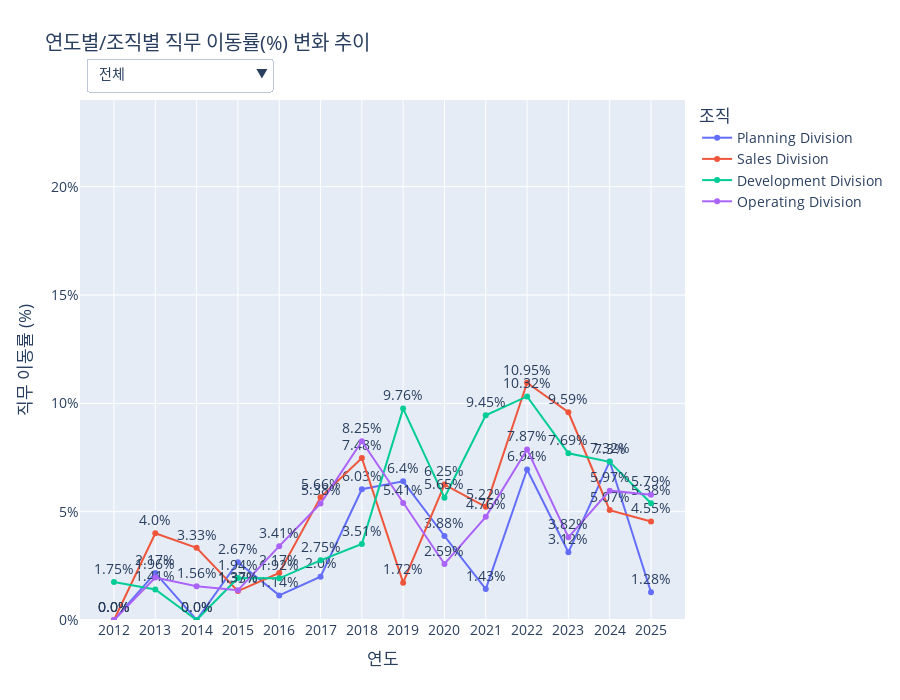

The cell this chart's notebook holds for it:
### Code cell
import pandas as pd
import numpy as np
import plotly.graph_objects as go
import plotly.io as pio
import plotly.express as px
import datetime

# --- 1. 데이터 임포트 ---
from services.tables.HR_Core.job_info_table import job_info_df
from services.tables.HR_Core.basic_info_table import emp_df
from services.tables.HR_Core.department_info_table import department_info_df
from services.tables.HR_Core.department_table import (
    dept_level_map, parent_map_dept, dept_name_map,
    division_order, office_order
)
from services.helpers.utils import find_parents

def create_figure():
    """
    제안 9: 조직 활력도 진단 (연도별 직무 이동률) 그래프를 생성합니다.
    """
    # --- 2. 데이터 준비 및 가공 ---
    job_changes = job_info_df.copy()
    job_changes = pd.merge(job_changes, emp_df[['EMP_ID', 'IN_DATE']], on='EMP_ID', how='left')
    job_changes = job_changes[job_changes['JOB_APP_START_DATE'] > job_changes['IN_DATE']]
    job_changes['YEAR'] = job_changes['JOB_APP_START_DATE'].dt.year

    dept_info_sorted = department_info_df.sort_values(['DEP_APP_START_DATE', 'EMP_ID'])
    job_changes_with_dept = pd.merge_asof(
        job_changes.sort_values('JOB_APP_START_DATE'),
        dept_info_sorted[['EMP_ID', 'DEP_APP_START_DATE', 'DEP_ID']],
        left_on='JOB_APP_START_DATE', right_on='DEP_APP_START_DATE', by='EMP_ID', direction='backward'
    )
    parent_info = job_changes_with_dept['DEP_ID'].apply(lambda x: find_parents(x, dept_level_map, parent_map_dept, dept_name_map))
    job_changes_with_dept = pd.concat([job_changes_with_dept, parent_info], axis=1)
    job_changes_with_dept = job_changes_with_dept.dropna(subset=['DIVISION_NAME', 'OFFICE_NAME'])

    analysis_records = []
    all_years = sorted(job_changes_with_dept['YEAR'].unique())
    for year in all_years:
        year_start, year_end = pd.to_datetime(f'{year}-01-01'), pd.to_datetime(f'{year}-12-31')

        active_in_year = emp_df[(emp_df['IN_DATE'] <= year_end) & (emp_df['OUT_DATE'].isnull() | (emp_df['OUT_DATE'] >= year_start))]
        active_dept = pd.merge_asof(
            active_in_year[['EMP_ID', 'IN_DATE']].sort_values('IN_DATE'),
            department_info_df.sort_values('DEP_APP_START_DATE'),
            left_on='IN_DATE', right_on='DEP_APP_START_DATE', by='EMP_ID', direction='backward'
        )
        parent_info_active = active_dept['DEP_ID'].apply(lambda x: find_parents(x, dept_level_map, parent_map_dept, dept_name_map))
        active_dept = pd.concat([active_dept, parent_info_active], axis=1)
        active_dept = active_dept.dropna(subset=['DIVISION_NAME', 'OFFICE_NAME'])

        headcount_div = active_dept.groupby('DIVISION_NAME', observed=False).size()
        headcount_office = active_dept.groupby(['DIVISION_NAME', 'OFFICE_NAME'], observed=False).size()

        changes_in_year = job_changes_with_dept[job_changes_with_dept['YEAR'] == year]
        changes_div = changes_in_year.groupby('DIVISION_NAME', observed=False).size()
        changes_office = changes_in_year.groupby(['DIVISION_NAME', 'OFFICE_NAME'], observed=False).size()

        for div_name, count in headcount_div.items():
            change_count = changes_div.get(div_name, 0)
            rate = (change_count / count) * 100 if count > 0 else 0
            analysis_records.append({'YEAR': year, 'GROUP_TYPE': 'DIVISION', 'GROUP_NAME': div_name, 'MOBILITY_RATE': rate})

        for (div_name, office_name), count in headcount_office.items():
            change_count = changes_office.get((div_name, office_name), 0)
            rate = (change_count / count) * 100 if count > 0 else 0
            analysis_records.append({'YEAR': year, 'GROUP_TYPE': 'OFFICE', 'DIVISION_NAME': div_name, 'GROUP_NAME': office_name, 'MOBILITY_RATE': rate})

    analysis_df = pd.DataFrame(analysis_records)

    div_df = analysis_df[analysis_df['GROUP_TYPE'] == 'DIVISION'].copy()
    office_df = analysis_df[analysis_df['GROUP_TYPE'] == 'OFFICE'].copy()

    div_df['GROUP_NAME'] = pd.Categorical(div_df['GROUP_NAME'], categories=division_order, ordered=True)
    office_df['DIVISION_NAME'] = pd.Categorical(office_df['DIVISION_NAME'], categories=division_order, ordered=True)
    office_df['GROUP_NAME'] = pd.Categorical(office_df['GROUP_NAME'], categories=office_order, ordered=True)

    # --- 3. Plotly 인터랙티브 그래프 생성 ---
    y_max = analysis_df['MOBILITY_RATE'].max() if not analysis_df.empty else 0
    fixed_y_range = [0, y_max * 1.2]

    fig = go.Figure()
    colors = px.colors.qualitative.Plotly
    
    for i, div_name in enumerate(division_order):
        df_filtered = div_df[div_df['GROUP_NAME'] == div_name].sort_values('YEAR')
        if not df_filtered.empty:
            fig.add_trace(go.Scatter(x=df_filtered['YEAR'], y=df_filtered['MOBILITY_RATE'], mode='lines+markers+text', name=div_name,
                                     line=dict(color=colors[i]), text=df_filtered['MOBILITY_RATE'].round(2).astype(str) + '%', textposition='top center'))
    
    office_traces_map = {}
    trace_idx_counter = len(fig.data)
    for div_name in division_order:
        office_div_df = office_df[office_df['DIVISION_NAME'] == div_name]
        
        # --- 수정된 부분: office_order를 기준으로 순서 정렬 ---
        offices_in_div_sorted = [o for o in office_order if o in office_div_df['GROUP_NAME'].unique()]
        # --- 수정 완료 ---
        
        office_traces_map[div_name] = []
        for j, office_name in enumerate(offices_in_div_sorted):
            df_filtered = office_div_df[office_div_df['GROUP_NAME'] == office_name].sort_values('YEAR')
            if not df_filtered.empty:
                fig.add_trace(go.Scatter(x=df_filtered['YEAR'], y=df_filtered['MOBILITY_RATE'], mode='lines+markers+text', name=office_name, visible=False,
                                         line=dict(color=colors[j % len(colors)]), text=df_filtered['MOBILITY_RATE'].round(2).astype(str) + '%', textposition='top center'))
                office_traces_map[div_name].append(trace_idx_counter)
                trace_idx_counter += 1
    
    buttons = [dict(label='전체', method='update', args=[{'visible': [True]*len(division_order) + [False]*(len(fig.data)-len(division_order))}])]
    for div_name in division_order:
        visibility_mask = [False] * len(fig.data)
        for trace_idx in office_traces_map.get(div_name, []):
            visibility_mask[trace_idx] = True
        buttons.append(dict(label=f'{div_name}', method='update', args=[{'visible': visibility_mask}]))
    
    fig.update_layout(
        updatemenus=[dict(active=0, buttons=buttons, direction="down", pad={"r": 10, "t": 10}, showactive=True, x=0.01, xanchor="left", y=1.1, yanchor="top")],
        title_text='연도별/조직별 직무 이동률(%) 변화 추이',
        xaxis_title='연도', yaxis_title='직무 이동률 (%)',
        font_size=14, height=700,
        legend_title_text='조직',
        xaxis=dict(type='category'), 
        yaxis=dict(ticksuffix="%", range=fixed_y_range)
    )
    
    return fig

# 이 파일을 직접 실행할 경우 그래프를 생성하여 보여줍니다.
pio.renderers.default = 'vscode'
fig = create_figure()
fig.show()

### Figure 1 — Plotly figure (JSON) as saved in the notebook; plotly's stock layout.template omitted (floating-point values rounded to 4 significant figures)
{"data": [{"line": {"color": "#636EFA"}, "mode": "lines+markers+text", "name": "Planning Division", "text": ["0.0%", "2.17%", "0.0%", "2.67%", "1.14%", "2.0%", "6.03%", "6.4%", "3.88%", "1.43%", "6.94%", "3.12%", "7.32%", "1.28%"], "textposition": "top center", "type": "scatter", "x": [2012, 2013, 2014, 2015, 2016, 2017, 2018, 2019, 2020, 2021, 2022, 2023, 2024, 2025], "y": [0.0, 2.174, 0.0, 2.667, 1.136, 2.0, 6.034, 6.4, 3.876, 1.429, 6.944, 3.125, 7.317, 1.282]}, {"line": {"color": "#EF553B"}, "mode": "lines+markers+text", "name": "Sales Division", "text": ["0.0%", "4.0%", "3.33%", "1.33%", "2.17%", "5.66%", "7.48%", "1.72%", "6.25%", "5.22%", "10.95%", "9.59%", "5.07%", "4.55%"], "textposition": "top center", "type": "scatter", "x": [2012, 2013, 2014, 2015, 2016, 2017, 2018, 2019, 2020, 2021, 2022, 2023, 2024, 2025], "y": [0.0, 4.0, 3.333, 1.333, 2.174, 5.66, 7.477, 1.724, 6.25, 5.224, 10.95, 9.589, 5.072, 4.545]}, {"line": {"color": "#00CC96"}, "mode": "lines+markers+text", "name": "Development Division", "text": ["1.75%", "1.41%", "0.0%", "1.94%", "1.92%", "2.75%", "3.51%", "9.76%", "5.65%", "9.45%", "10.32%", "7.69%", "7.3%", "5.38%"], "textposition": "top center", "type": "scatter", "x": [2012, 2013, 2014, 2015, 2016, 2017, 2018, 2019, 2020, 2021, 2022, 2023, 2024, 2025], "y": [1.754, 1.408, 0.0, 1.942, 1.923, 2.752, 3.509, 9.756, 5.645, 9.449, 10.32, 7.692, 7.299, 5.385]}, {"line": {"color": "#AB63FA"}, "mode": "lines+markers+text", "name": "Operating Division", "text": ["0.0%", "1.96%", "1.56%", "1.37%", "3.41%", "5.38%", "8.25%", "5.41%", "2.59%", "4.76%", "7.87%", "3.82%", "5.97%", "5.79%"], "textposition": "top center", "type": "scatter", "x": [2012, 2013, 2014, 2015, 2016, 2017, 2018, 2019, 2020, 2021, 2022, 2023, 2024, 2025], "y": [0.0, 1.961, 1.562, 1.37, 3.409, 5.376, 8.247, 5.405, 2.586, 4.762, 7.874, 3.817, 5.97, 5.785]}, {"line": {"color": "#636EFA"}, "mode": "lines+markers+text", "name": "Strategy Office", "text": ["0.0%", "0.0%", "0.0%", "2.33%", "0.0%", "4.0%", "5.08%", "6.15%", "6.15%", "2.9%", "7.89%", "5.43%", "6.45%", "1.14%"], "textposition": "top center", "type": "scatter", "visible": false, "x": [2012, 2013, 2014, 2015, 2016, 2017, 2018, 2019, 2020, 2021, 2022, 2023, 2024, 2025], "y": [0.0, 0.0, 0.0, 2.326, 0.0, 4.0, 5.085, 6.154, 6.154, 2.899, 7.895, 5.435, 6.452, 1.136]}, {"line": {"color": "#EF553B"}, "mode": "lines+markers+text", "name": "Finance Office", "text": ["0.0%", "5.0%", "0.0%", "3.12%", "2.5%", "0.0%", "7.02%", "6.67%", "1.56%", "0.0%", "5.88%", "0.0%", "8.45%", "1.47%"], "textposition": "top center", "type": "scatter", "visible": false, "x": [2012, 2013, 2014, 2015, 2016, 2017, 2018, 2019, 2020, 2021, 2022, 2023, 2024, 2025], "y": [0.0, 5.0, 0.0, 3.125, 2.5, 0.0, 7.018, 6.667, 1.562, 0.0, 5.882, 0.0, 8.451, 1.471]}, {"line": {"color": "#636EFA"}, "mode": "lines+markers+text", "name": "Marketing Office", "text": ["0.0%", "8.33%", "7.14%", "0.0%", "0.0%", "6.06%", "6.06%", "0.0%", "2.5%", "0.0%", "11.36%", "4.44%", "4.55%", "6.82%"], "textposition": "top center", "type": "scatter", "visible": false, "x": [2012, 2013, 2014, 2015, 2016, 2017, 2018, 2019, 2020, 2021, 2022, 2023, 2024, 2025], "y": [0.0, 8.333, 7.143, 0.0, 0.0, 6.061, 6.061, 0.0, 2.5, 0.0, 11.36, 4.444, 4.545, 6.818]}, {"line": {"color": "#EF553B"}, "mode": "lines+markers+text", "name": "Domestic Sales Office", "text": ["0.0%", "4.76%", "4.55%", "0.0%", "3.33%", "6.25%", "8.11%", "0.0%", "9.76%", "9.76%", "10.53%", "20.0%", "7.69%", "2.56%"], "textposition": "top center", "type": "scatter", "visible": false, "x": [2012, 2013, 2014, 2015, 2016, 2017, 2018, 2019, 2020, 2021, 2022, 2023, 2024, 2025], "y": [0.0, 4.762, 4.545, 0.0, 3.333, 6.25, 8.108, 0.0, 9.756, 9.756, 10.53, 20.0, 7.692, 2.564]}, {"line": {"color": "#00CC96"}, "mode": "lines+markers+text", "name": "Global Sales Office", "text": ["0.0%", "0.0%", "0.0%", "4.17%", "3.23%", "4.88%", "8.11%", "5.0%", "6.38%", "5.88%", "10.91%", "6.56%", "3.64%", "4.08%"], "textposition": "top center", "type": "scatter", "visible": false, "x": [2012, 2013, 2014, 2015, 2016, 2017, 2018, 2019, 2020, 2021, 2022, 2023, 2024, 2025], "y": [0.0, 0.0, 0.0, 4.167, 3.226, 4.878, 8.108, 5.0, 6.383, 5.882, 10.91, 6.557, 3.636, 4.082]}, {"line": {"color": "#636EFA"}, "mode": "lines+markers+text", "name": "R&D Office", "text": ["2.63%", "0.0%", "0.0%", "0.0%", "0.0%", "4.29%", "1.41%", "8.0%", "2.63%", "10.13%", "8.22%", "10.0%", "9.09%", "5.41%"], "textposition": "top center", "type": "scatter", "visible": false, "x": [2012, 2013, 2014, 2015, 2016, 2017, 2018, 2019, 2020, 2021, 2022, 2023, 2024, 2025], "y": [2.632, 0.0, 0.0, 0.0, 0.0, 4.286, 1.408, 8.0, 2.632, 10.13, 8.219, 10.0, 9.091, 5.405]}, {"line": {"color": "#EF553B"}, "mode": "lines+markers+text", "name": "QA Office", "text": ["0.0%", "4.17%", "0.0%", "5.26%", "4.88%", "0.0%", "6.98%", "12.5%", "10.42%", "8.33%", "13.21%", "5.0%", "5.0%", "5.36%"], "textposition": "top center", "type": "scatter", "visible": false, "x": [2012, 2013, 2014, 2015, 2016, 2017, 2018, 2019, 2020, 2021, 2022, 2023, 2024, 2025], "y": [0.0, 4.167, 0.0, 5.263, 4.878, 0.0, 6.977, 12.5, 10.42, 8.333, 13.21, 5.0, 5.0, 5.357]}, {"line": {"color": "#636EFA"}, "mode": "lines+markers+text", "name": "Engineering Office", "text": ["0.0%", "0.0%", "3.7%", "0.0%", "2.38%", "6.67%", "2.0%", "9.09%", "3.51%", "5.36%", "10.91%", "1.79%", "8.93%", "7.69%"], "textposition": "top center", "type": "scatter", "visible": false, "x": [2012, 2013, 2014, 2015, 2016, 2017, 2018, 2019, 2020, 2021, 2022, 2023, 2024, 2025], "y": [0.0, 0.0, 3.704, 0.0, 2.381, 6.667, 2.0, 9.091, 3.509, 5.357, 10.91, 1.786, 8.929, 7.692]}, {"line": {"color": "#EF553B"}, "mode": "lines+markers+text", "name": "Production Office", "text": ["0.0%", "3.57%", "0.0%", "2.94%", "4.35%", "4.17%", "14.89%", "1.79%", "1.69%", "4.29%", "5.56%", "5.33%", "3.85%", "4.35%"], "textposition": "top center", "type": "scatter", "visible": false, "x": [2012, 2013, 2014, 2015, 2016, 2017, 2018, 2019, 2020, 2021, 2022, 2023, 2024, 2025], "y": [0.0, 3.571, 0.0, 2.941, 4.348, 4.167, 14.89, 1.786, 1.695, 4.286, 5.556, 5.333, 3.846, 4.348]}], "layout": {"font": {"size": 14}, "height": 700, "legend": {"title": {"text": "조직"}}, "title": {"text": "연도별/조직별 직무 이동률(%) 변화 추이"}, "updatemenus": [{"active": 0, "buttons": [{"args": [{"visible": [true, true, true, true, false, false, false, false, false, false, false, false, false]}], "label": "전체", "method": "update"}, {"args": [{"visible": [false, false, false, false, true, true, false, false, false, false, false, false, false]}], "label": "Planning Division", "method": "update"}, {"args": [{"visible": [false, false, false, false, false, false, true, true, true, false, false, false, false]}], "label": "Sales Division", "method": "update"}, {"args": [{"visible": [false, false, false, false, false, false, false, false, false, true, true, false, false]}], "label": "Development Division", "method": "update"}, {"args": [{"visible": [false, false, false, false, false, false, false, false, false, false, false, true, true]}], "label": "Operating Division", "method": "update"}], "direction": "down", "pad": {"r": 10, "t": 10}, "showactive": true, "x": 0.01, "xanchor": "left", "y": 1.1, "yanchor": "top"}], "xaxis": {"title": {"text": "연도"}, "type": "category"}, "yaxis": {"range": [0, 24], "ticksuffix": "%", "title": {"text": "직무 이동률 (%)"}}}}
